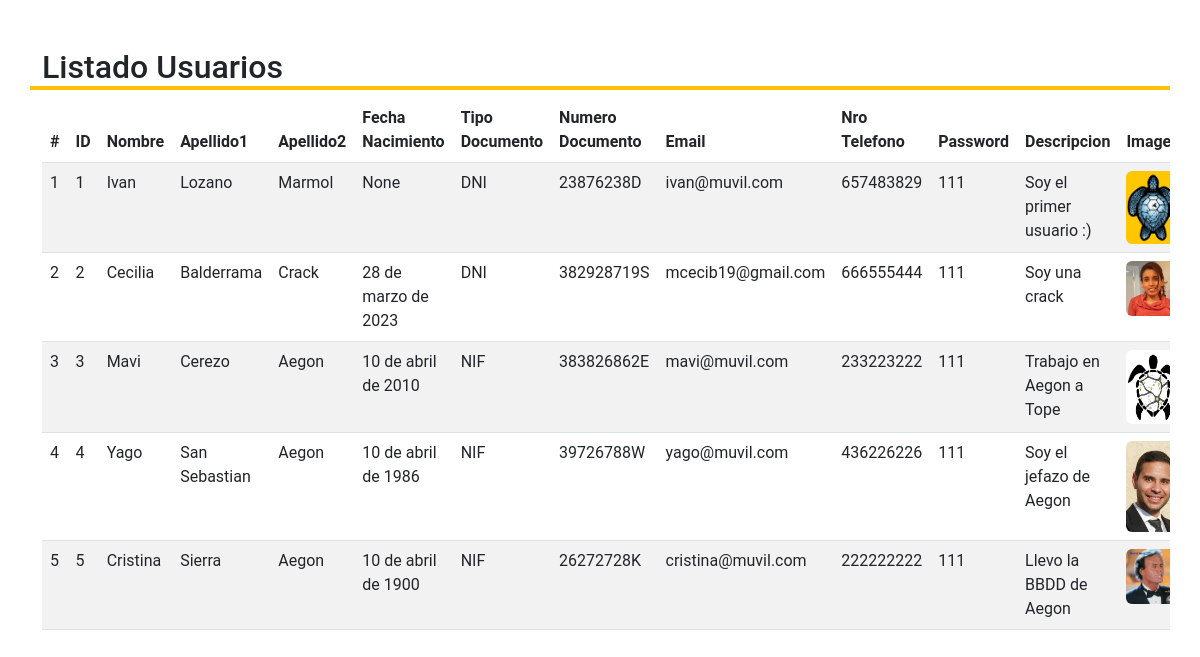
The app's page /listado_usuarios/ with its own data.
### Aplicaciones/FrontEnd/models.py (models this page shows, shortened)
class Personas (models.Model):
    nombre = models.CharField(max_length=64)
    apellido1 = models.CharField(max_length=64)
    apellido2 = models.CharField(max_length=64, blank=True, null=True)
    fec_nacimiento = models.DateField(blank=True, null=True)
    tipo_documento = models.CharField (max_length=8)
    numero_documento = models.CharField(max_length=32)
    email = models.CharField(max_length=320)
    numero_telefono = models.PositiveIntegerField(validators=[MaxValueValidator(999999999)])
    genero = models.CharField(max_length=1, choices=genero, default='F', blank=True, null=True)
    password = models.CharField(max_length=30, default='<NO_PASSWORD>')
    puntuacion = models.DecimalField(max_digits=2, decimal_places=1, default=3.5, blank=True, null=True)
    prestigio = models.CharField(max_length=2, choices=prestigio, default='B', blank=True, null=True)
    numero_opiniones = models.PositiveIntegerField(default = '0', blank=True, null=True)
    descripcion = models.CharField(max_length=3000, blank=True, null=True)
    imagen = models.ImageField(upload_to='images/users_profile', default="images/users_profile/avatar-mujer.jpg")
    pref_conversacion = models.PositiveIntegerField(default='1')
    pref_musica = models.PositiveIntegerField(default='1')
    pref_mascota = models.PositiveIntegerField(default='1')
    pref_fumar = models.PositiveIntegerField(default='1')
    pref_comida = models.PositiveIntegerField(default='1')
    notif_noticiasofertas = models.PositiveIntegerField(default='3')
    notif_opiniones = models.PositiveIntegerField(default='3')
    notif_reservas = models.PositiveIntegerField(default='3')
    fec_created = models.DateTimeField(auto_now_add=True)
    fec_updated = models.DateTimeField(auto_now=True)
    class Meta:
        verbose_name = 'personas'
        verbose_name_plural = 'personas'

### Aplicaciones/FrontEnd/views.py (the view)
# urls.py: path('listado_usuarios/', v_listado_usuarios, name='n_listado_usuarios'),
def v_listado_usuarios(request):
    usuariosListados = Personas.objects.all()
    args = {"usuarios": usuariosListados}
    return render(request, "listado_usuarios.html", args)

### Aplicaciones/FrontEnd/templates/listado_usuarios.html (shortened to what this page needs)
{% load static %}
<!DOCTYPE html>
<html lang="en">
<head>
</head>
<body>
	{% include "index.html" %}
	<div class="container mt-5">
		<div class="row">
			<h2 class="border-bottom border-warning border-4">Listado Usuarios</h2>
			<div class="table-responsive">
                <form method="POST" role="form" class="form-inline" enctype="multipart/form-data">
                <table class="table table-striped">
            	      <thead>
                      <tr>
                          <th>#</th>
						  <th>ID</th>
                          <th>Nombre</th>
                          <th>Apellido1</th>
                          <th>Apellido2</th>
                          <th>Fecha Nacimiento</th>
                          <th>Tipo Documento</th>
                          <th>Numero Documento</th>
                          <th>Email</th>
                          <th>Nro Telefono</th>
                          <th>Password</th>
						  <th>Descripcion</th>
						  <th>Imagen</th>
                      </tr>
					 </thead>
					 <tbody>
                        {% for c in usuarios %}
                        <tr>
                            <td>{{forloop.counter}}</td>
							<td>{{c.id}}</td>
                            <td>{{c.nombre}}</td>
                            <td>{{c.apellido1}}</td>
                            <td>{{c.apellido2}}</td>
                            <td>{{c.fec_nacimiento}}</td>
                            <td>{{c.tipo_documento}}</td>
                            <td>{{c.numero_documento}}</td>
                            <td>{{c.email}}</td>
                            <td>{{c.numero_telefono}}</td>
                            <td>{{c.password}}</td>
							<td>{{c.descripcion}}</td>
                            <td>
                            {% if c.imagen %}
                                <div class="img-container">
                                    <img class="rounded" src="{{ c.imagen.url }}">
                                </div>
                            {% endif %}
                            </td>
                        </tr>
                        {% endfor %}
                     </tbody>
                 </table>
                </form>
			</div>
		</div>
	</div>
</body>
</html>

### Aplicaciones/FrontEnd/static/css/index.css (style rules this page uses)
html * { font-family: Roboto; }

### Aplicaciones/FrontEnd/templates/listado_usuarios.html (style rules this page uses)
.img-container { width:55px; overflow:hidden; }
.img-container img { width:100%; height:auto }

### records on screen
Personas: id "1", nombre "Ivan", apellido1 "Lozano", apellido2 "Marmol", fec_nacimiento "None", tipo_documento "DNI", numero_documento "23876238D", email "ivan@muvil.com", numero_telefono "657483829", password "111", descripcion "Soy el primer usuario :)", imagen (picture)
Personas: id "2", nombre "Cecilia", apellido1 "Balderrama", apellido2 "Crack", fec_nacimiento "28 de marzo de 2023", tipo_documento "DNI", numero_documento "382928719S", email "mcecib19@gmail.com", numero_telefono "666555444", password "111", descripcion "Soy una crack", imagen (picture)
Personas: id "3", nombre "Mavi", apellido1 "Cerezo", apellido2 "Aegon", fec_nacimiento "10 de abril de 2010", tipo_documento "NIF", numero_documento "383826862E", email "mavi@muvil.com", numero_telefono "233223222", password "111", descripcion "Trabajo en Aegon a Tope", imagen (picture)
Personas: id "4", nombre "Yago", apellido1 "San Sebastian", apellido2 "Aegon", fec_nacimiento "10 de abril de 1986", tipo_documento "NIF", numero_documento "39726788W", email "yago@muvil.com", numero_telefono "436226226", password "111", descripcion "Soy el jefazo de Aegon", imagen (picture)
Personas: id "5", nombre "Cristina", apellido1 "Sierra", apellido2 "Aegon", fec_nacimiento "10 de abril de 1900", tipo_documento "NIF", numero_documento "26272728K", email "cristina@muvil.com", numero_telefono "222222222", password "111", descripcion "Llevo la BBDD de Aegon", imagen (picture)
